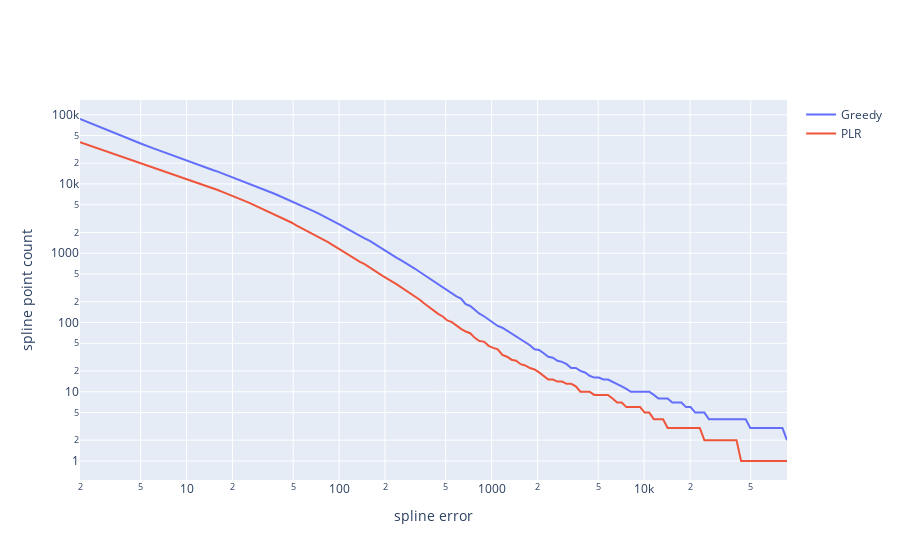

This figure's notebook cell:
### Markdown cell above
## Количество точек сплайна

### Code cell
if 1:
    this_data=data
    fig = go.Figure()
    # plt.semilogx()
    err_pow=[i/10 for i in range (10,200)]
    err_=[2**i for i in err_pow]
    bitcount=4
    diff=[]
    x=[]
    y=[]
    y_plr=[]
    for err in tqdm(err_):
        err=round(err)
        if err not in x:
        # print(err)
            A=get_spline(this_data,err,bitcount)
            y_plr.append(len(PLR(this_data, err, show=False)))
            y.append(A[1].len_greedy)
            diff.append(y[-1]/y_plr[-1])
            x.append(err)
            if A[1].len_greedy==2:
                break

    fig.add_trace(
        go.Scatter(
            x=x, y=y,  # данные
            name="Greedy"))
    fig.add_trace(
        go.Scatter(
            x=x, y=y_plr,  # данные
            name="PLR"))
    
    
    # print(time_min, "при", err_min)
    fig.update_xaxes(type="log")
    fig.update_yaxes(type="log")
    fig.update_layout(
            # title=dict(
            #     # text='Затраченные время и память'
            # ),
            xaxis=dict(
                title=dict(
                    text='spline error'
                )
            ),
            yaxis=dict(
                title=dict(
                    text='spline point count'
                )
            ),
    )
    print(sum(diff)/len(diff))
    fig.show()

### Figure 1 — Plotly figure (JSON) as saved in the notebook; plotly's stock layout.template omitted (floating-point values rounded to 4 significant figures; data arrays with more than 128 entries replaced by an {"elided": "..."} marker saying what was removed)
{"data": [{"name": "Greedy", "type": "scatter", "x": {"elided": "139 int values"}, "y": {"elided": "139 int values"}}, {"name": "PLR", "type": "scatter", "x": {"elided": "139 int values"}, "y": {"elided": "139 int values"}}], "layout": {"xaxis": {"title": {"text": "spline error"}, "type": "log"}, "yaxis": {"title": {"text": "spline point count"}, "type": "log"}}}
